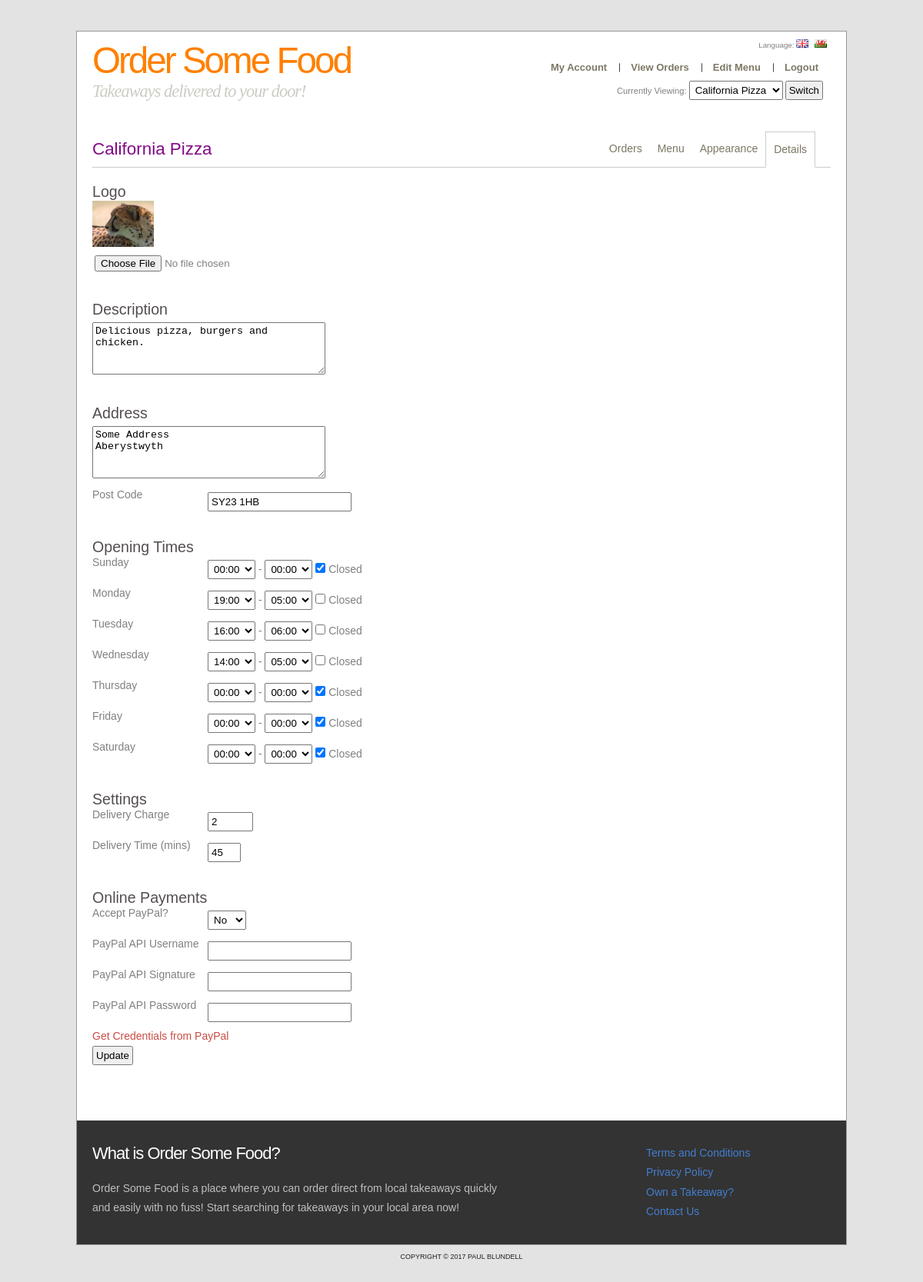
Page /index.php/takeaway/details (signed in) on the committed database.
### tables this page shows
CREATE TABLE IF NOT EXISTS `takeaways` (
  `takeawayId` int(11) NOT NULL AUTO_INCREMENT,
  `name` varchar(50) NOT NULL,
  `shortname` varchar(50) NOT NULL,
  `address` text NOT NULL,
  `postcode` varchar(20) NOT NULL,
  `phone` varchar(15) DEFAULT NULL,
  `description` text NOT NULL,
  `deliveryCharge` double NOT NULL,
  `deliveryTime` int(11) NOT NULL,
  `category` int(11) NOT NULL,
  `latitude` float(10,6) NOT NULL,
  `longitude` float(10,6) NOT NULL,
  `status` tinyint(4) NOT NULL COMMENT '0 - Closed, 1 = Open',
  `userId` int(11) NOT NULL,
  `background` text,
  `fontsize` int(5) NOT NULL DEFAULT '12',
  `buttons` varchar(10) NOT NULL DEFAULT '#C6231F',
  `categoryColour` varchar(10) NOT NULL DEFAULT '#F0E68C',
  `type` tinyint(1) NOT NULL DEFAULT '0' COMMENT '0 = Pending, 1 = Approved, 2 = Approved with no ads',
  PRIMARY KEY (`takeawayId`)
);

CREATE TABLE IF NOT EXISTS `takeaway_openingtimes` (
  `takeawayId` int(11) NOT NULL,
  `dayOfWeek` enum('mon','tue','wed','thu','fri','sat','sun') NOT NULL,
  `openingTime` time NOT NULL,
  `closingTime` time NOT NULL,
  `open` tinyint(1) NOT NULL DEFAULT '1',
  UNIQUE KEY `takeawayId` (`takeawayId`,`dayOfWeek`)
);

### application/libraries/Template.php (called while the page is built, shortened)
<?php if ( ! defined('BASEPATH')) exit('No direct script access allowed');
class Template
{
	private $template_data = array();
	private $ci;
        public function __construct()
        {
                $this->ci = & get_instance();
                $this->ci->load->model('takeaway_model','takeawaymodel');
        }
        function set($name, $value)
        {
                $this->template_data[$name] = $value;
        }
        function load($view = '' , $view_data = array(), $custom = FALSE)
        {
                $template = 'theme/template';
                $this->set('contents', $this->ci->load->view($view, $view_data, TRUE));
                return $this->ci->load->view($template, $this->template_data, FALSE);
        }
}

### application/controllers/takeaway/details.php (called while the page is built, shortened)
<?php if ( ! defined('BASEPATH')) exit('No direct script access allowed');
class Details extends CI_Controller
{
	public function index()
	{
                if (!file_exists(getcwd()."/images/users/".$this->user->getTakeawayId()."/"))
                        mkdir(getcwd()."/images/users/".$this->user->getTakeawayId()."/", 0777);
		$data['takeaway'] = $this->takeaway->getDetails($this->user->getTakeawayId());
		$data['openingtimes']  = $this->takeaway->getOpeningTimes($this->user->getTakeawayId());
		$data['logo'] = $this->takeaways->getLogo($this->user->getTakeawayId());
		$this->template->set('fullwidth', true);
		$this->template->load('user/details', $data);
	}
}

### public/index.php (called while the page is built, shortened)
<?php
require_once BASEPATH.'core/CodeIgniter.php';

### application/libraries/User.php (called while the page is built, shortened)
<?php if ( ! defined('BASEPATH')) exit('No direct script access allowed');
class User
{
    private $user;
    private $ci;
    public function __construct()
    {
            $this->ci = & get_instance();
            $this->user = $this->ci->session->userdata('user');
    }
    public function getDefaultTakeaway()
    {
        $takeaway = $this->ci->usermodel->getDefault($this->user['uid']);
        if ($takeaway) {
               return $takeaway;
        }
        return false;
    }
    public function getTakeawayId()
    {
	$loaded = false;
	if ($this->ci->session->userdata('takeawayId')) {
		$takeawayId = $this->ci->session->userdata('takeawayId');
		if ($this->ci->usermodel->checkUserisOwner($takeawayId, $this->user['uid']))
			$loaded = true;
	}
	if (!$loaded) {
		$takeawayObject = $this->getDefaultTakeaway();
		$takeawayId = $takeawayObject->takeawayId;
		$this->ci->session->set_userdata('takeawayId', $takeawayId);
	}
	return $takeawayId;
    }
}

### application/models/user_model.php (called while the page is built, shortened)
<?php
class User_model extends CI_Model {
    public function getTakeaways($uid)
    {
            $this->db->select('takeawayId, name, shortname, address, postcode, description, deliveryCharge, deliveryTime, category, status, background, fontsize, buttons, categoryColour');
            $this->db->from('takeaways');
            $this->db->where('userId = ', $uid);
            $this->db->where('type > ', 0);
            $query = $this->db->get();
            if($query->num_rows() > 0) {
                return $query->result();
            }
            return false;
    }
    public function getDefault($uid)
    {
            $this->db->select('takeawayId, name, shortname, address, postcode, description, deliveryCharge, deliveryTime, category, status, background, fontsize, buttons, categoryColour');
            $this->db->from('takeaways');
            $this->db->where('userId = ', $uid);
            $this->db->where('type > ', 0);
            $query = $this->db->get();
            if($query->num_rows() > 0) {
                return $query->row();
            }
            return false;
    }
    public function checkUserisOwner($takeawayId, $uid)
    {
            $this->db->select('takeawayId');
            $this->db->from('takeaways');
            $this->db->where('userId = ', $uid);
            $this->db->where('takeawayId = ', $takeawayId);
            $this->db->where('type > ', 0);
            $query = $this->db->get();
            if($query->num_rows() > 0) {
                return true;
            }
            return false;
    }
}

### application/models/takeaway_model.php (called while the page is built, shortened)
<?php
class Takeaway_model extends CI_Model {
    public function getDetails($takeawayId)
    {
            $query = $this->db->query('SELECT *, (SELECT AVG(rating) FROM ratings WHERE ratings.takeawayId = takeaways.takeawayId) AS rating FROM takeaways LEFT JOIN paypal USING (takeawayId) WHERE takeawayId = ?',$takeawayId);
            return $query->row();
    }
    public function getOpeningTimes($takeawayId)
    {
            $query = $this->db->query('SELECT dayOfWeek, openingTime, closingTime, open FROM takeaway_openingtimes WHERE takeawayId = ?',$takeawayId);
	    $times = array();
	    foreach ($query->result() AS $row) {
		if ($row->open)
			$times[$row->dayOfWeek] = array('open' => $row->openingTime, 'close' => $row->closingTime);
	    }
            return $times;
    }
}

### application/views/user/details.php (the view, shortened to what this page needs)
<?php $this->load->view('user/header'); ?>
<form method="post" action="" enctype="multipart/form-data">
<h3><?=$this->lang->line('logo');?></h3>
<img class="logo-thumb" src="<?=$logo?>?<?=time()?>" alt="No logo available" /><br/><input type="file" name="logo" />
<p><br/></p>
<h3><?=$this->lang->line('description');?></h3>
<textarea name="description" cols="35" rows="4"><?=$takeaway->description?></textarea>
<p><br/></p>
<h3><?=$this->lang->line('address');?></h3>
<textarea name="address" cols="35" rows="4"><?=$takeaway->address?></textarea>
<label class="leftlabel"><?=$this->lang->line('postcode');?></label><input type="text" name="postcode" value="<?=$takeaway->postcode?>"/>
<p><br/></p>
<h3><?=$this->lang->line('opening-time');?></h3>
<?php
$days = array('sun' => 'Sunday','mon'=>'Monday','tue'=>'Tuesday','wed'=>'Wednesday','thu'=>'Thursday','fri'=>'Friday','sat'=>'Saturday');
foreach ($days AS $code=>$day): ?>
<label class="leftlabel"><?=$this->lang->line($code);?></label>
<select name="day[<?=$code?>][]">
<?php for ($i=0; $i<24; $i++): ?>
	<?php if (isset($openingtimes[$code]) && sprintf('%02d', $i).":00:00" == $openingtimes[$code]['open']): ?>
			<option selected="selected"><?=sprintf('%02d', $i)?>:00</option>
	<?php else: ?>
			<option><?=sprintf('%02d', $i)?>:00</option>
	<?php endif; ?>
<?php endfor; ?>
</select> -
<select name="day[<?=$code?>][]">
<?php for ($i=0; $i<24; $i++): ?>
	<?php if (isset($openingtimes[$code]) && sprintf('%02d', $i).":00:00" == $openingtimes[$code]['close']): ?>
			<option selected="selected"><?=sprintf('%02d', $i)?>:00</option>
	<?php else: ?>
			<option><?=sprintf('%02d', $i)?>:00</option>
	<?php endif; ?>
<?php endfor; ?>
</select>
<input type="checkbox" name="day[<?=$code?>][]" <?= (!isset($openingtimes[$code])) ? 'checked="checked"' : ''; ?>/> Closed<br/>
<?php endforeach;?>
<p><br/></p>
<h3><?=$this->lang->line('settings');?></h3>
<label class="leftlabel"><?=$this->lang->line('delivery-charge');?></label><input type="text" name="delivery" size="4" value="<?=$takeaway->deliveryCharge?>"/><br/>
<label class="leftlabel"><?=$this->lang->line('delivery-time');?></label><input type="text" name="delivery-time" size="2" value="<?=$takeaway->deliveryTime?>" />
<p><br/></p>
<h3><?=$this->lang->line('onlinepayments');?></h3>
<label class="leftlabel"><?=$this->lang->line('paypal');?></label><select name="paypal"><option value="0" <?=(!$takeaway->paypalActive)? 'selected="selected"' : ''?>>No</option></select><br/>
<div id="paypal">
<label class="leftlabel"><?=$this->lang->line('paypal-email');?></label><input type="text" name="paypal-email" value="<?=$takeaway->paypalEmail?>" /><br/>
<label class="leftlabel"><?=$this->lang->line('paypal-signature');?></label><input type="text" name="paypal-signature" value="<?=$takeaway->paypalSignature?>" /><br/>
<label class="leftlabel"><?=$this->lang->line('paypal-password');?></label><input type="text" name="paypal-password" value="<?=$takeaway->paypalPassword?>" /><br/>
<a href="javascript:void()" onclick="javascript:window.open('https://www.paypal.com/us/cgi-bin/webscr?cmd=_login-api-run', 'apiwizard','toolbar=no, location=no, directories=no, status=no, menubar=no, scrollbars=yes, resizable=yes, ,left=100, top=100, width=380, height=470'); return false;" class="scalable" type="button" id="payment_express_checkout_required_express_checkout_api_wizard">
<?=$this->lang->line('get-paypal');?>
</a>
</div>
<input type="submit" name="submit" value="<?=$this->lang->line('update');?>" />
</form>

### application/views/user/header.php (shortened to what this page needs)
<div id="takeaway-header">
    <div class="name">
        <h2><?=$takeaway->name?></h2>
    </div>
    <div class="right">
        <ul>
            <li <?=($this->router->fetch_class() == 'orders') ? 'class="active"' : '' ?>><a href="<?=base_url('takeaway/orders')?>"><?=$this->lang->line('orders');?></a></li>
            <li <?=($this->router->fetch_class() == 'menu') ? 'class="active"' : '' ?>><a href="<?=base_url('takeaway/menu')?>"><?=$this->lang->line('menu');?></a></li>
            <li <?=($this->router->fetch_class() == 'styles') ? 'class="active"' : '' ?>><a href="<?=base_url('takeaway/styles')?>"><?=$this->lang->line('appearance');?></a></li>
            <li <?=($this->router->fetch_class() == 'details') ? 'class="active"' : '' ?>><a href="<?=base_url('takeaway/details')?>"><?=$this->lang->line('details');?></a></li>
        </ul>
    </div>
</div>

### rows in the picture
takeaways: name "California Pizza", description "Delicious pizza, burgers and chicken.", address "Some Address Aberystwyth", postcode "SY23 1HB", delivery "2", delivery-time "45"
takeaway_openingtimes: openingTime "19:00", closingTime "05:00"
takeaway_openingtimes: openingTime "16:00", closingTime "06:00"
takeaway_openingtimes: openingTime "14:00", closingTime "05:00"

### other values in the picture
$this->lang->line('tagline') "Takeaways delivered to your door!"
$this->lang->line('language') "Language"
$this->lang->line('myaccount') "My Account"
$this->lang->line('vieworders') "View Orders"
$this->lang->line('editmenu') "Edit Menu"
$this->lang->line('logout') "Logout"
$this->lang->line('selecttakeaway') "Currently Viewing:"
$this->lang->line('orders') "Orders"
$this->lang->line('menu') "Menu"
$this->lang->line('appearance') "Appearance"
$this->lang->line('details') "Details"
$this->lang->line('logo') "Logo"
$this->lang->line('description') "Description"
$this->lang->line('address') "Address"
$this->lang->line('postcode') "Post Code"
